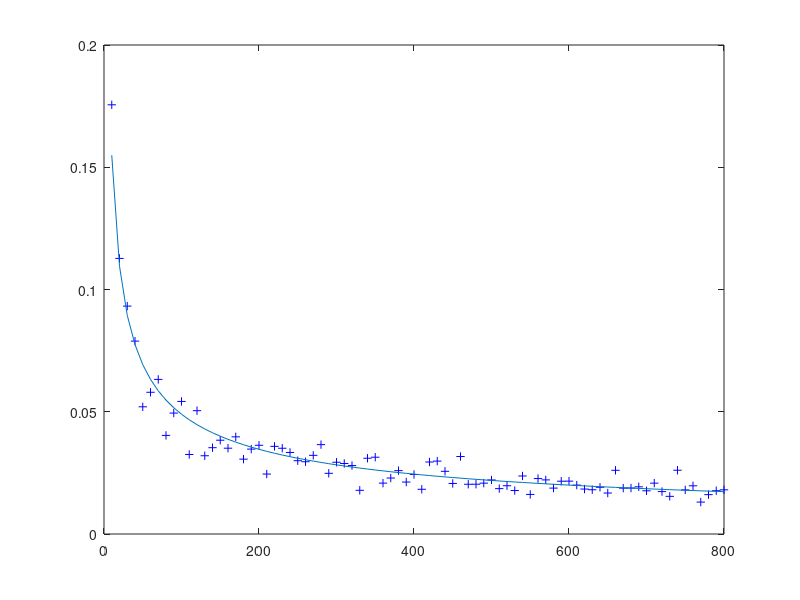

MATLAB code for this plot:
%A tiene en cada columna la proporcion de valores que son <= p y tienen
%tamaño j*K. Después vemos cómo se comporta la suma de estas(1 si es menor
%que p y 0 en c.o.c) 
M = 20; %No. reng
N = 80; % No. cols
K = 10; %Aumento de la cantidad de puntos
A = zeros(M,N);
p = 0.4;
for j = 1:N
    for i = 1:M
        A(i,j) = sum(rand(1,j*K) <= p);
    end
    A(:,j) = A(:,j)/(j*K);
end
hold on;
plot(K*(1:N),A','+')
plot(K*(1:N),mean(A),'k')
plot(K*(1:N),std(A)+mean(A),'k')
plot(K*(1:N),-std(A)+mean(A),'k')
pause(3)
hold off
plot(K*(1:N),std(A),'+b',K*(1:N),sqrt(p*(1-p)./(K*(1:N))));
